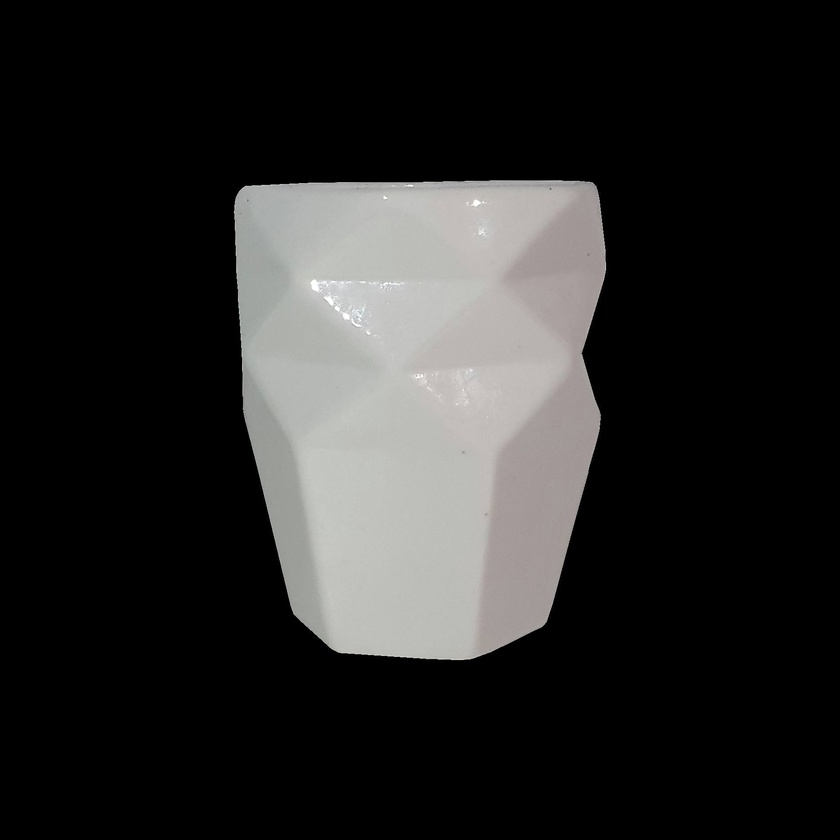
%> input picture matlab/kubek_sqr.jpg, 840 x 840 px, shrunk from 1867 x 1867 before the run
$ octave chmura.m   (GNU Octave 9; MATLAB toolbox functions it lacks are replaced by stand-ins)
%> lines starting %> are read from the running program, lines starting %| are printed output that depends on the picture
A = imread('kubek_sqr.jpg');
%> A is the input picture: size 840x840x3 uint8; mean R, G, B 39.4, 39, 38.3
A = rgb2gray(A);
%> A: size 840x840 uint8

n = size(A,1);
%> n = 840
n2 = size(A,2);
%> n2 = 840
z = n*n2;
%> z = 705600

wektX = (1:1:n)';
%> wektX = 840 values from 1 to 840

w = wektX;
%> w = 840 values from 1 to 840
for i = 1:n-1
    wektX = [wektX w];
end
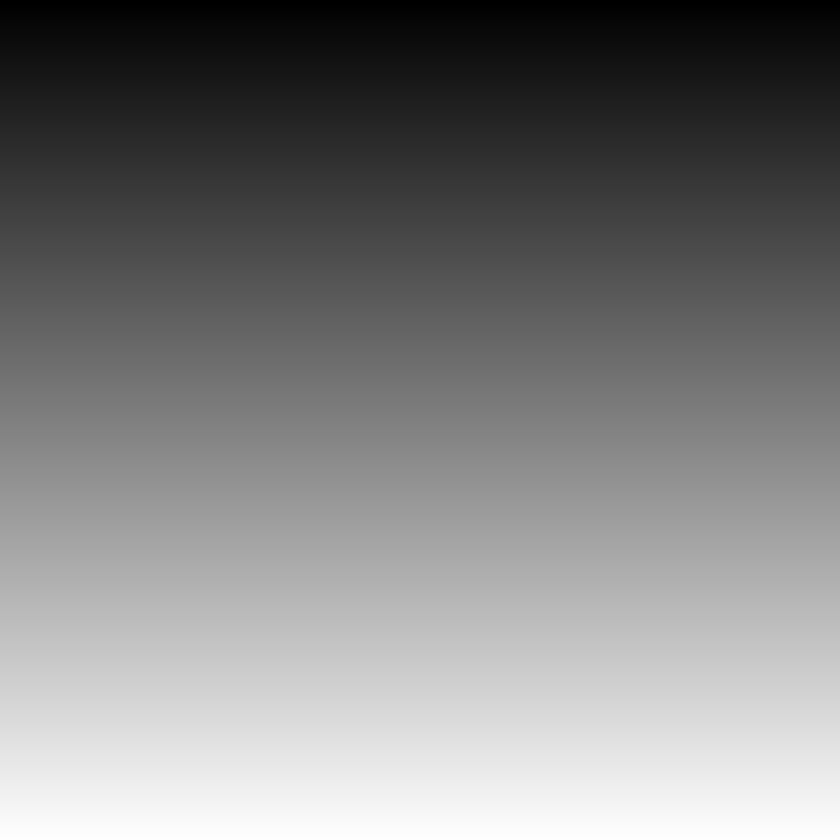
%> wektX: size 840x840 double; min 1, max 840, mean 420.5; drawn with min black and max white

wektX = wektX(:);
wektY = sort(wektX);

transposeA = A';
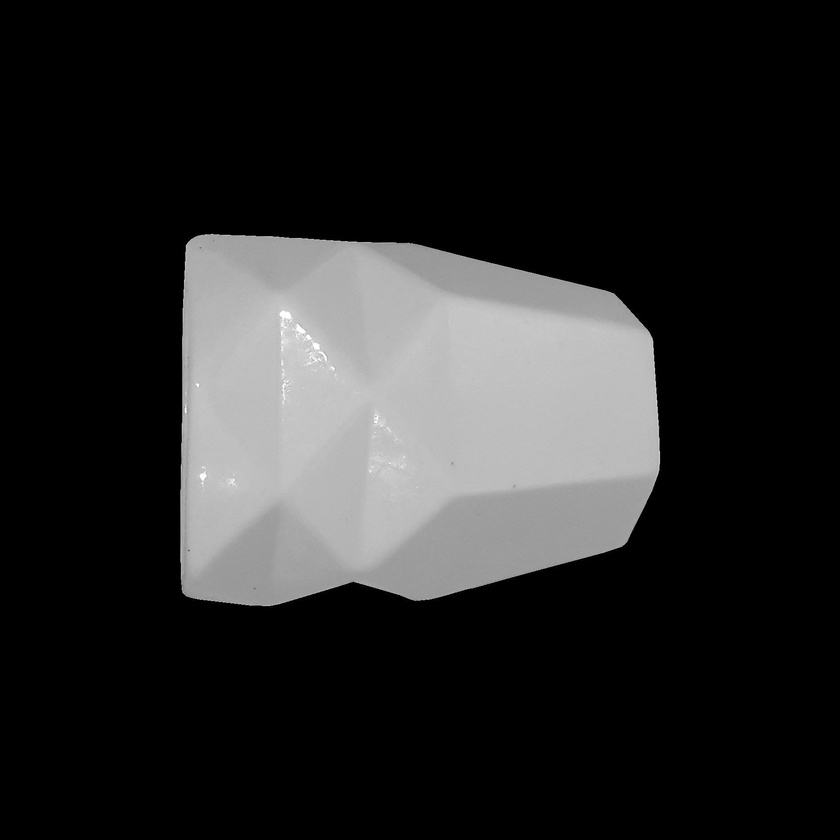
%> transposeA: size 840x840 uint8; min 0, max 255, mean 39; mean of the top-left, top-right, bottom-left and bottom-right quarters 44.6, 35, 42.6, 33.9
wektZ = transposeA(:);

figure
plot3(wektX,wektY,wektZ)
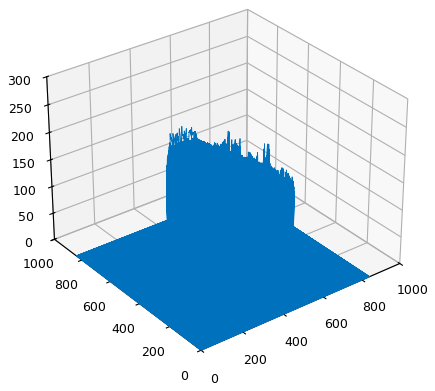
%> figure redrawn from the program's plot data
%figure
%plot3(wektX,wektY,wektZ,'.')
figure
scatter3(wektX,wektY,wektZ)
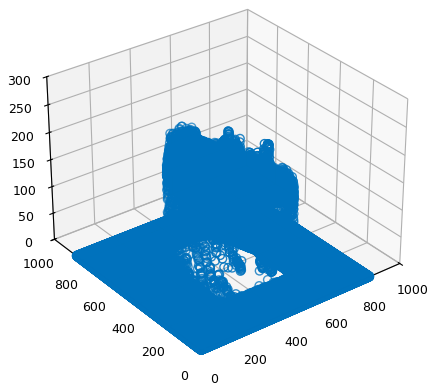
%> figure redrawn from the program's plot data

xyzPoints = [wektX wektY wektZ];
xyzPoints = single(xyzPoints);

%> (the run ends here)

$ run again, with matlab/mozart_sqr.png saved as matlab/kubek_sqr.jpg
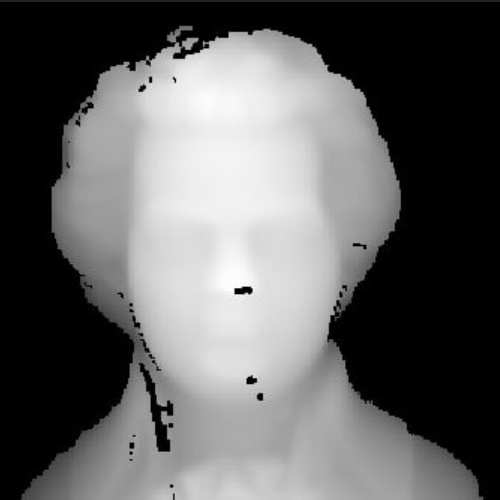
%> input picture matlab/mozart_sqr.png, 500 x 500 px
%> A is the input picture: size 500x500x3 uint8; min 0, max 255, mean 97.7
%> A: size 500x500 uint8
%> `transposeA = A';`:
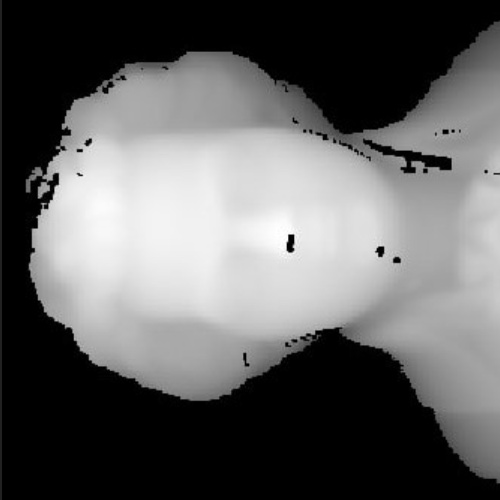
%> transposeA: size 500x500 uint8; min 0, max 255, mean 97.7; mean of the top-left, top-right, bottom-left and bottom-right quarters 115, 105, 80.6, 90.2
%> `scatter3(wektX,wektY,wektZ)`:
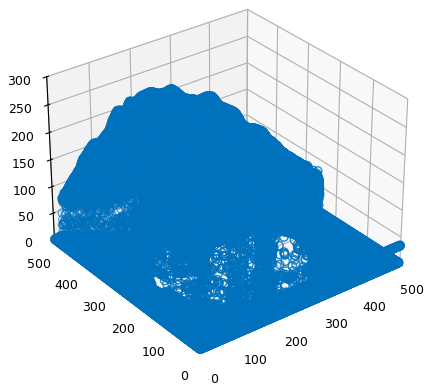
%> figure redrawn from the program's plot data
